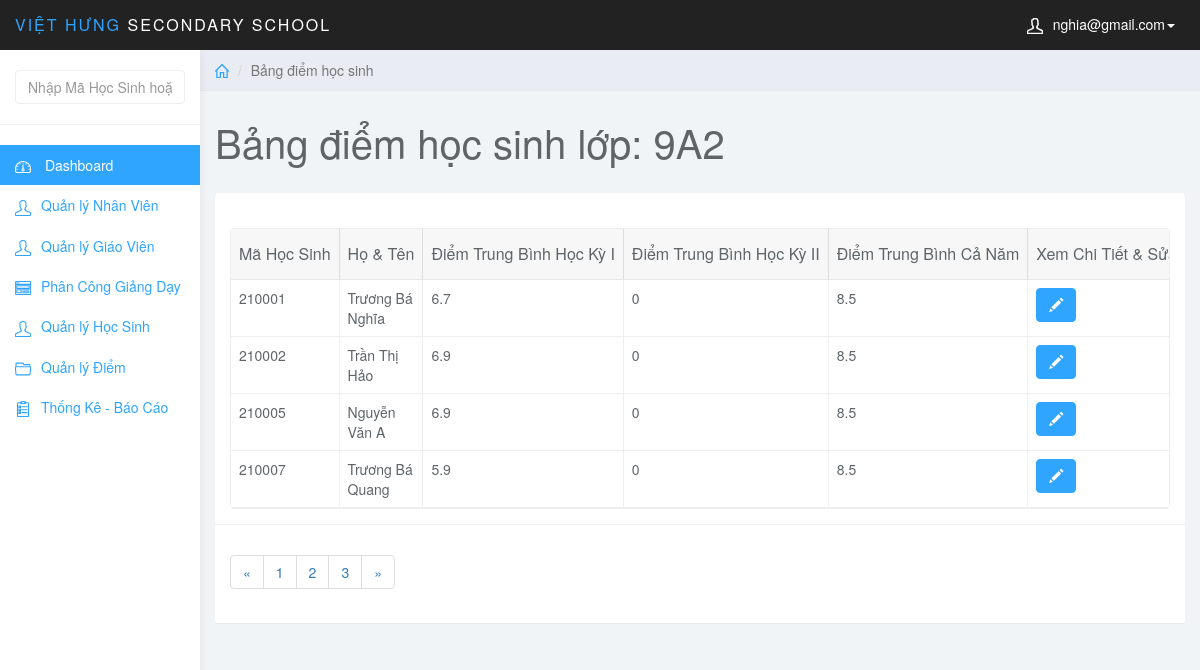
The page /admin/index.php?page=list_diem&id_class=1 (signed in) on the database its author committed.
### tables this page shows
CREATE TABLE `lophoc` (
  `MaLopHoc` varchar(10) NOT NULL,
  `Tenlophoc` varchar(20) NOT NULL,
  `KhoiHoc` varchar(10) NOT NULL,
  PRIMARY KEY (`MaLopHoc`)
);

CREATE TABLE `hocsinh` (
  `MaHS` int(6) NOT NULL,
  `MaLopHoc` varchar(10) NOT NULL,
  `TenHS` varchar(50) NOT NULL,
  `GioiTinh` varchar(5) NOT NULL,
  `NgaySinh` date NOT NULL,
  `NoiSinh` varchar(50) NOT NULL,
  `DanToc` varchar(10) NOT NULL,
  `HoTenCha` varchar(50) NOT NULL,
  `HoTenMe` varchar(50) NOT NULL,
  PRIMARY KEY (`MaHS`),
  KEY `fk_hs_lh` (`MaLopHoc`),
  CONSTRAINT `fk_hs_lh` FOREIGN KEY (`MaLopHoc`) REFERENCES `lophoc` (`MaLopHoc`)
);

### admin/list_diem.php (the view, shortened to what this page needs)
<?php
    $class_id = $_GET['id_class'];
    $sql_view = "SELECT * FROM lophoc WHERE MaLopHoc = '$class_id'";
    $query_view = mysqli_query($conn,$sql_view);
    $row_view = mysqli_fetch_assoc($query_view);
?>
<div class="col-sm-9 col-sm-offset-3 col-lg-10 col-lg-offset-2 main">
		<div class="row">
			<ol class="breadcrumb">
				<li><a href="index.php"><svg class="glyph stroked home"><use xlink:href="#stroked-home"></use></svg></a></li>
				<li class="active">Bảng điểm học sinh</li>
			</ol>
		</div>
		<div class="row">
			<div class="col-lg-12">
				<h1 class="page-header">Bảng điểm học sinh lớp: <?php echo $row_view['Tenlophoc']; ?></h1>
			</div>
		</div>
		<div class="row">
			<div class="col-lg-12">
				<div class="panel panel-default">
					<div class="panel-body">
                        <table
                            data-toolbar="#toolbar"
                            data-toggle="table">
						    <thead>
						    <tr>
						        <th data-field="id" data-sortable="true">Mã Học Sinh</th>
                                <th data-field="name"  data-sortable="true">Họ & Tên</th>
                                <th data-sortable="true">Điểm Trung Bình Học Kỳ I</th>
                                <th data-sortable="true">Điểm Trung Bình Học Kỳ II</th>
                                <th data-sortable="true">Điểm Trung Bình Cả Năm</th>
                                <th>Xem Chi Tiết & Sửa</th>
						    </tr>
                            </thead>
                            <tbody>
                                <?php
                                    $sql = "SELECT * FROM hocsinh WHERE MaLopHoc = '$class_id'";
                                    $query = mysqli_query($conn,$sql);
                                    while ($row = mysqli_fetch_assoc($query)) {
                                        $sql_diem = "SELECT * FROM hocsinh JOIN diem ON hocsinh.MaHS = diem.MaHS JOIN monhoc ON diem.MaMonHoc = monhoc.MaMonHoc JOIN lophoc ON hocsinh.MaLopHoc = lophoc.MaLopHoc JOIN hocky ON diem.MaHocKy = hocky.MaHocKy WHERE hocsinh.MaHS = '{$row['MaHS']}'";
                                        $query_diem = mysqli_query($conn,$sql_diem);
                                        $tb_hk = 0;
                                        $tb_hk2 = 0;
                                        $i = 0;
                                        while($row_diem = mysqli_fetch_assoc($query_diem)){
                                            if ($row_diem['MaHocKy']=='20191') {
                                                $tb_hk += $row_diem['DiemTB'];
                                                $i++;
                                            }elseif($row_diem['MaHocKy']=='20192') {
                                                $tb_hk2 += $row_diem['DiemTB'];
                                                $i++;
                                            }
                                        }
                                ?>
                                <tr>
                                    <td><?php echo $row['MaHS']; ?></td>
                                    <td><?php echo $row['TenHS']; ?></td>
                                    <td><?php if(isset($tb_hk)){echo round($tb_hk/$i,1);}else{echo '---';}?></td>
                                    <td><?php if(isset($tb_hk2)){echo round($tb_hk2/$i,1);}else{echo '---';} ?></td>
                                    <td>8.5</td>
                                    <td class="form-group">
                                        <a href="index.php?page=edit_diem&id_hs=<?php echo $row['MaHS']; ?>" class="btn btn-primary"><i class="glyphicon glyphicon-pencil"></i></a>
                                    </td>
                                </tr>
                                    <?php } ?>
                            </tbody>
						</table>
                    </div>
                    <div class="panel-footer">
                        <nav aria-label="Page navigation example">
                            <ul class="pagination">
                                <li class="page-item"><a class="page-link" href="#">&laquo;</a></li>
                                <li class="page-item"><a class="page-link" href="#">1</a></li>
                                <li class="page-item"><a class="page-link" href="#">2</a></li>
                                <li class="page-item"><a class="page-link" href="#">3</a></li>
                                <li class="page-item"><a class="page-link" href="#">&raquo;</a></li>
                            </ul>
                        </nav>
                    </div>
				</div>
			</div>
		</div>
	</div>

### admin/css/styles.css (style rules this page uses)
body { background: #f1f4f7; padding-top: 50px; color: #5f6468; }
a, a:hover, a:focus { color: #30a5ff; }
h1, h2, h3, h4, h5, h6 { color: #5f6468; }
h1 { font-weight: 300; font-size: 40px; }
.btn-primary, .btn-primary:hover, .btn-primary:focus, .btn-primary:active, .btn-primary.active, .open > .dropdown-toggle.btn-primary, .btn-primary.disabled, .btn-primary[disabled], fieldset[disabled] .btn-primary, .btn-primary.disabled:hover, .btn-primary[disabled]:hover, fieldset[disabled] .btn-primary:hover, .btn-primary.disabled:focus, .btn-primary[disabled]:focus, fieldset[disabled] .btn-primary:focus, .btn-primary.disabled:active, .btn-primary[disabled]:active, fieldset[disabled] .btn-primary:active, .btn-primary.disabled.active, .btn-primary[disabled].active, fieldset[disabled] .btn-primary.active { background-color: #30a5ff; border-color: #30a5ff; }
.panel { border: 0; }
.panel-footer { background: #fff; border-top: 1px solid #eee; }
.breadcrumb { border-radius: 0; padding: 10px 15px; background: #e9ecf2; box-shadow: 0 1px 1px rgba(0, 0, 0, .05); margin: 0 ; }
h1.page-header { margin-top: 30px; border-bottom: 0; }
.table { background: #fff; }
.breadcrumb .glyph { height: 14px; width: 14px; margin: -2px 0 0 0; stroke-width: 4px; }

### rows shown on the page
lophoc: Tenlophoc "9A2"
hocsinh: MaHS "210001", TenHS "Trương Bá Nghĩa", i "6.7", i "0"
hocsinh: MaHS "210002", TenHS "Trần Thị Hảo", i "6.9", i "0"
hocsinh: MaHS "210005", TenHS "Nguyễn Văn A", i "6.9", i "0"
hocsinh: MaHS "210007", TenHS "Trương Bá Quang", i "5.9", i "0"

### other values the page prints
$_SESSION['mail_user'] "nghia@gmail.com"
